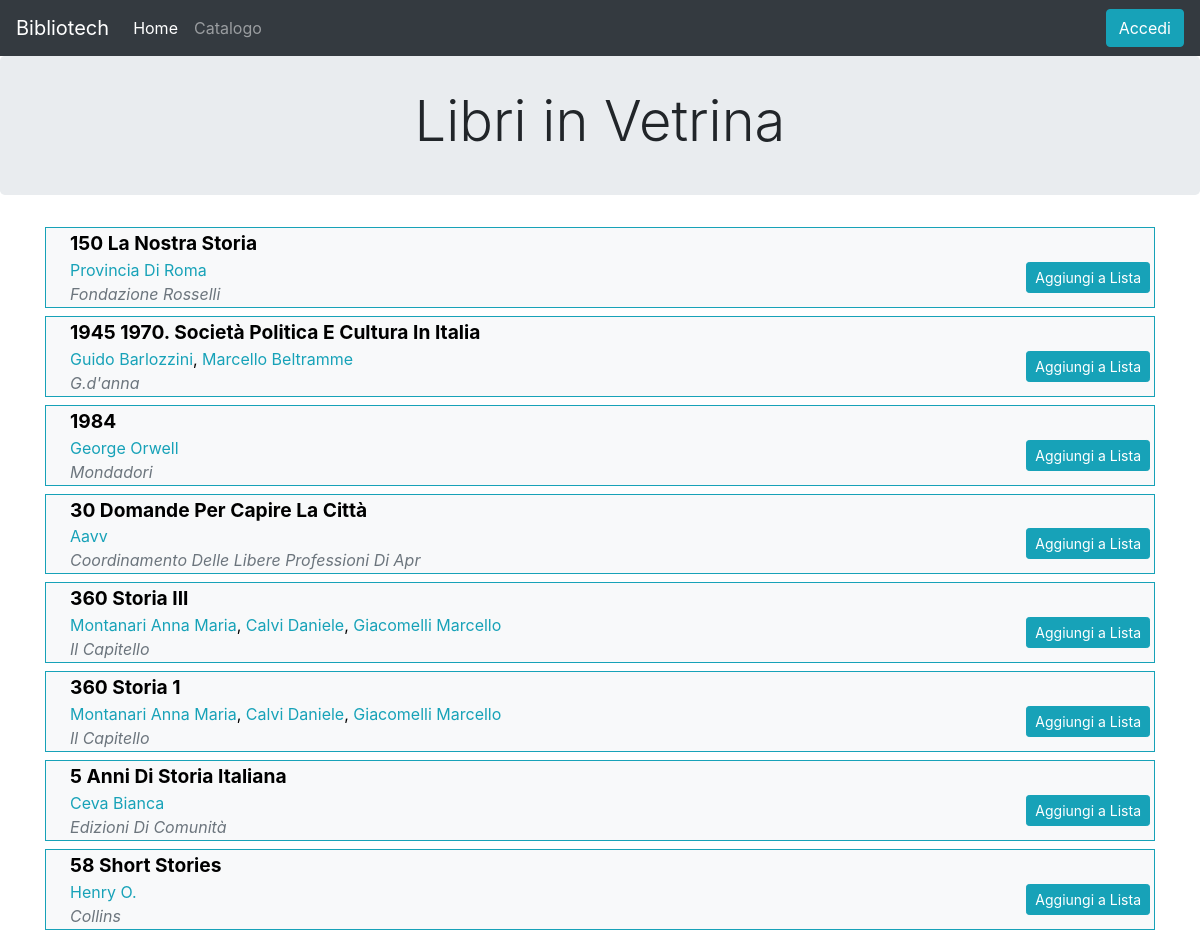
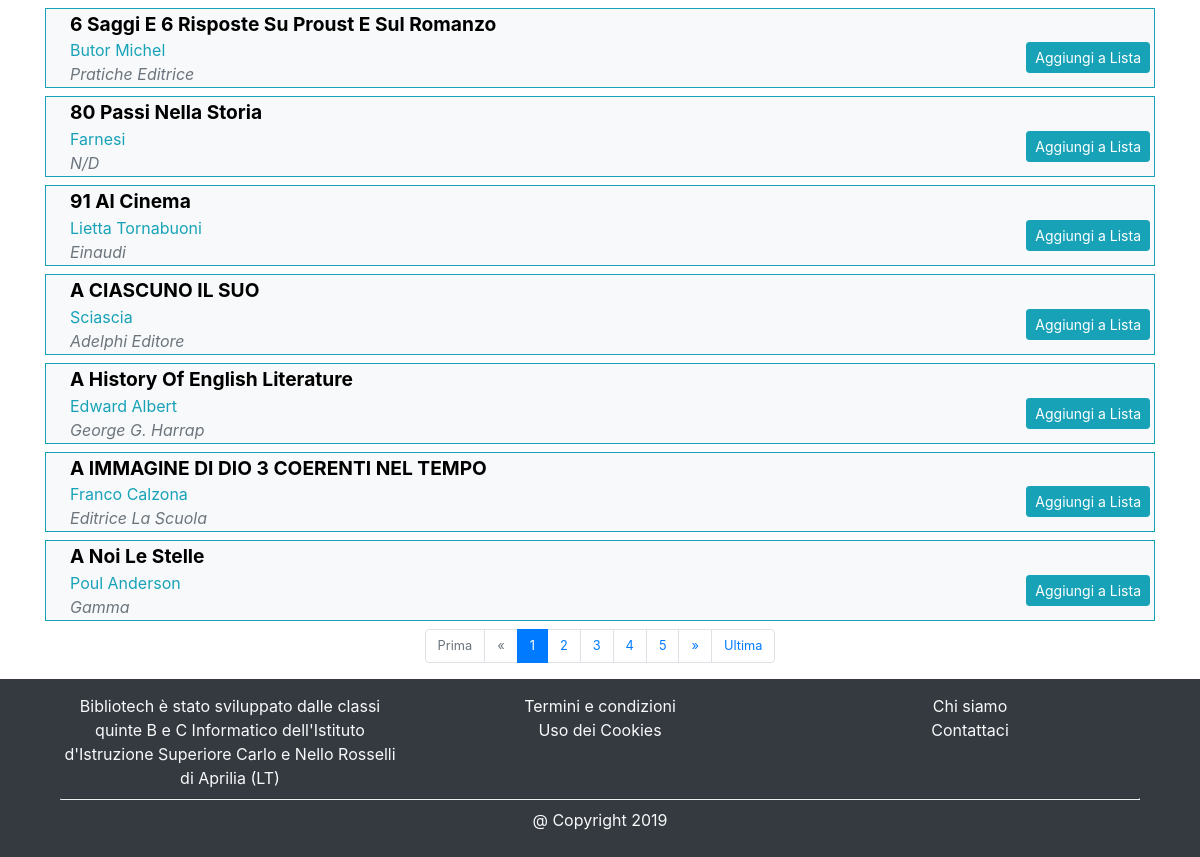
The page /pages/index.php on the database its author committed (2 pictures, top to bottom).
### tables this page shows
CREATE TABLE Libri (
  ISBN CHAR(13) NOT NULL,
  Titolo VARCHAR(80) NOT NULL,
  Descrizione VARCHAR(200) NULL,
  AnnoPubblicazione INT NULL,
  DataAggiunta DATE NOT NULL,
  idGenere INT NOT NULL,
  idTipo INT NOT NULL,
  idEditore INT NOT NULL,
  idCollana INT NULL,
  idLingua INT NOT NULL,
  PRIMARY KEY (ISBN),
  FOREIGN KEY (idGenere) REFERENCES Generi(idGenere),
  FOREIGN KEY (idTipo) REFERENCES Tipologie(idTipologia),
  FOREIGN KEY (idEditore) REFERENCES Editori(idEditore),
  FOREIGN KEY (idCollana) REFERENCES Collane(idCollana),
  FOREIGN KEY (idLingua) REFERENCES Lingue(idLingua),

  FULLTEXT(Titolo)
);

CREATE TABLE Autori (
  idAutore INT NOT NULL,
  NomeAutore VARCHAR(45) NOT NULL,
  CognomeAutore VARCHAR(45) NOT NULL,
  DataNascita DATE NOT NULL,
  DataMorte DATE NULL,
  Descrizione VARCHAR(200) NULL,
  NomeArte VARCHAR(45) NULL,
  idNazionalita INT NOT NULL,
  idCittaNascita INT NOT NULL,
  idCittaMorte INT NULL,
  PRIMARY KEY (idAutore),
  FOREIGN KEY (idNazionalita) REFERENCES Nazionalita(idNazionalita),
  FOREIGN KEY (idCittaNascita) REFERENCES Citta(idCitta),
  FOREIGN KEY (idCittaMorte) REFERENCES Citta(idCitta),

  FULLTEXT(NomeAutore),
  FULLTEXT(CognomeAutore),
  FULLTEXT(NomeArte)
);

CREATE TABLE Editori (
  idEditore INT NOT NULL,
  Nome VARCHAR(45) NOT NULL,
  Descrizione VARCHAR(200) NULL,
  PRIMARY KEY (idEditore),

  FULLTEXT(Nome)
);

### php/paginazione.php (the view, shortened to what this page needs)
<link rel="stylesheet" href="../css/paginazione.css">
<?php
function ristampaQueryTranne($tranne) {
    $nuovoUrl = '?';
    return $nuovoUrl;
}
function paginazione($query)
{
    $conn = connettitiAlDb();
    mysqli_query($conn, "set names 'utf8'");
    $res = mysqli_query($conn, $query);
    $pagina = 0;
    $totLibri = mysqli_num_rows($res);
    $maxLibri = 15;
    $totPagine = ceil($totLibri / $maxLibri);
    if (isset($_GET["page"])) {
        $pagina = $_GET["page"];
    } else {
        $pagina = 0;
    }
    $qryPagina = $query . " LIMIT " . $maxLibri . " OFFSET " . ($maxLibri * $pagina);
    $res2 = mysqli_query($conn, $qryPagina);
    while ($libro = mysqli_fetch_assoc($res2)) {
        stampaLibro($libro, $conn);
    }
    stampaBarra($pagina, $totPagine);
    return 1;
}
function stampaBarra($pagina, $totPagine)
{
    $urlComune = ristampaQueryTranne('page');
    $classi = "navbar-font-size";
    echo '<div class="dividerPagine" style="margin:auto">';
    echo '<nav aria-label="Page navigation example">';
    echo '<ul class="pagination justify-content-center">';
    echo '<li class="' . $classi . ' page-item' . ($pagina == 0 ? " disabled" : "") . '">';
    echo '<a class="page-link" href="'.$urlComune.'page=0">Prima</a>';
    echo '</li>';
    echo '<li class="page-item' . ($pagina == 0 ? " disabled" : "") . '">';
    echo '<a class="' . $classi . ' page-link" href="'.$urlComune.'page=' . ($pagina - 1 > 0 ? $pagina - 1 : 0) . '">«</a>';
    echo '</li>';
    if ($totPagine <= 1) echo $pagina;
    else {
        $indietro = $pagina;
        $avanti  = $totPagine - $pagina;
        $indietro = $indietro > 5 ? 5 : $indietro;
        $avanti = $avanti > 5 ? 5 : $avanti;
        for ($i = $pagina - $indietro; $i < $pagina + $avanti; $i++) {
            echo '<li class="page-item ' . ($i == $pagina ? "active" : "") . '">';
            echo '<a class="' . $classi . ' page-link" href="'.$urlComune.'page=' . $i . '">' . ($i + 1) . '</a>';
            echo '</li>';
        }
    }
    echo '<li class="' . $classi . ' page-item' . ($pagina == $totPagine - 1 ? " disabled" : "") . '">';
    echo '<a class="page-link" href="'.$urlComune.'page=' . ($pagina + 1 < $totPagine ? $pagina + 1 : $totPagine - 1) . '">»</a>';
    echo '</li>';
    echo '<li class="' . $classi . ' page-item' . ($pagina == $totPagine - 1 ? " disabled" : "") . '">';
    echo '<a class="page-link" href="'.$urlComune.'page=' . ($totPagine - 1) . '">Ultima</a>';
    echo '</li></ul></nav></div></div>';
}
function stampaLibro($libro, $conn)
{
    $log = logged();
    $linklista = "";
    if (!$log) {
        $linklista = "../pages/login.php";
    } else
        $linklista = "#";
    echo '<button onClick="location.href=' . "'libro.php?ISBN=" . $libro["ISBN"] . "'" . '" class="pl-4 margin-auto text-left container-fluid bg-light mb-2 border border-info">';
    echo "  <b style='font-size:1.2em;'>" . $libro["Titolo"] . "</b>";
    echo "  <div class='row'>";
    echo '      <div class="col-10">';
    echo "          <span>" . creaListaAutori($libro["ISBN"], $conn) . "</span>";
    echo "          <br><span><i><a class='text-secondary' href=editore.php?idEditore='" . $libro["idEditore"] . "'> " . $libro["nomeEditore"] . "</a></i></span>";
    echo "      </div>";
    echo "      <div class='col text-right p-1'>";
    echo "          <a href='" . $linklista . "' style='' class='add-to-list full-text btn btn-info btn-sm'>Aggiungi a Lista</a>";
    echo "      </div>";
    echo "</div>";
    echo "</button>";
}
function creaListaAutori($isbnLibro, $conn)
{
    mysqli_query($conn, "set names 'utf8'");
    $la = "";
    $query = "SELECT CONCAT(Autori.NomeAutore, ' ', Autori.CognomeAutore) AS Autore, Autori.idAutore
              FROM Autori, Autori_Libri, Libri
              WHERE Autori.idAutore = Autori_Libri.idAutore
              AND Autori_Libri.ISBNLibro = Libri.ISBN
              AND Libri.ISBN = '$isbnLibro'";
    $res = mysqli_query($conn, $query) or die("Errore nell'esecuzione della query: " . mysqli_error($conn));
    $i = 0;
    while ($row = mysqli_fetch_row($res)) {
        if (!$row) {
            return "Nessun autore";
        } else {
            if ($i != 0)
                $la .= ", ";
            $la .= '<a class="text-info" href="autore.php?idAutore=' . $row[1] . '">' . $row[0] . '</a>';
            $i++;
        }
    }
    return $la;
}

### pages/index.php (shortened to what this page needs)
<!DOCTYPE html>
<html>
<head>
    <?php include "../php/imports.php";
    include "../php/paginazione.php";
    include '../php/connessione.php'; ?>
    <link rel="stylesheet" type="text/css" href="../css/catalogo.css">
</head>
<body class="wrapper">
        <?php include "../views/header.php"; ?>
        <div>
            <div class="jumbotron" style="padding: 2rem 2rem">
                <h1 class="display-4 text-center">Libri in Vetrina</h1>
            </div>
            <div class="container books margin-auto">
                <?php
                    $query = 'SELECT Libri.ISBN, Libri.Titolo, Editori.idEditore AS idEditore, Editori.Nome AS "nomeEditore",
                    Generi.Descrizione AS "Genere",
                    Tipologie.Descrizione AS "Tipologia"
                    FROM Libri, Generi, Editori, Tipologie
                    WHERE Libri.idGenere = Generi.idGenere
                    AND Libri.idEditore = Editori.idEditore
                    AND Libri.idTipo = Tipologie.idTipologia
                    ORDER BY Libri.DataAggiunta ASC, Libri.Titolo ASC';
                    paginazione($query);
                    ?>
            </div>
        <?php include "../views/footer.php"; ?>
</body>

### php/imports.php (shortened to what this page needs)
<link rel="stylesheet" href="https://stackpath.bootstrapcdn.com/bootstrap/4.3.1/css/bootstrap.min.css">
<link rel="stylesheet" href="https://stackpath.bootstrapcdn.com/font-awesome/4.7.0/css/font-awesome.min.css">

### views/header.php (shortened to what this page needs)
<header>
    <nav class="navbar navbar-expand-lg navbar-dark light bg-dark">
        <a class="navbar-brand" href="../index.php">Bibliotech</a>
        <div class="collapse navbar-collapse" id="navbarSupportedContent">
            <ul class="navbar-nav mr-auto">
                <li class="nav-item active">
                    <a class="nav-link" href="index.php">Home</a>
                </li>
                <li class="nav-item">
                    <a class="nav-link" href="catalogo.php">Catalogo</a>
                </li>
            </ul>
            <?php
            if (isset($_SESSION["user_id"])) {
                $nome = $_SESSION["nome"];
                $cognome = $_SESSION["cognome"];
                echo "<div class='btn-group'>
                        <a class='button btn btn-info' href='#'>$nome $cognome</a>
                        <button type='button' class='btn btn-info dropdown-toggle dropdown-toggle-split' data-toggle='dropdown'></button>
                        <div class='dropdown-menu dropdown-menu-lg-right'>
                            <a class='dropdown-item' href='#'>Pagina utente</a>
                            <a class='dropdown-item' href='#'>Lista dei desideri</a>
                            <a class='dropdown-item' href='#'>Lista dei prestiti</a>
                            <div class='dropdown-divider'></div>
                            <a class='dropdown-item' href='../php/logout.php'>Esci</a>
                        </div>
                    </div>";
            }
            else
                echo "<a class='btn btn-info ml-2' id='btnAccedi' href='login.php'>Accedi</a>";
            ?>
        </div>
    </nav>
</header>

### views/footer.php
<link rel="stylesheet" href="../css/footer.css">
<footer class="footer bg-dark text-light">
    <div class="container">
        <div class="container">
            <div class="row">
                <div class="col-sm">
                    Bibliotech è stato sviluppato dalle classi quinte B e C Informatico dell'Istituto d'Istruzione Superiore Carlo e Nello Rosselli di Aprilia (LT)
                </div>
                <div class="col-sm">
                    <a href="#" class="text-light">Termini e condizioni</a><br>
                    <a href="#" class="text-light">Uso dei Cookies</a>
                </div>
                <div class="col-sm">
                    <a href="#" class="text-light">Chi siamo</a><br>
                    <a href="#" class="text-light">Contattaci</a>
                </div>
            </div>
            <hr>
            @ Copyright <?php echo date("Y") ?>
        </div>
    </div>
</footer>

### css/paginazione.css (style rules this page uses)
.add-to-list { float: right; }

### css/footer.css (style rules this page uses)
.footer { width: 100%; color: #eee; text-align: center; padding: 5px; padding-top: 15px; padding-bottom: 25px; }
.footer hr { display: block; margin-top: 0.5em; margin-bottom: 0.5em; margin-left: auto; margin-right: auto; border-style: inset; border-width: 1px; color: #bbb; }
.wrapper { display: grid; grid-template-columns: 1fr; grid-template-rows: auto 1fr auto; min-height: 100%; width: 100%; margin: 0; }
html { height: 100%; }

### php/paginazione.php (style rules this page uses)
.navbar-font-size { font-size: 0.8em }

### rows shown on the page
libri: Titolo "150 La Nostra Storia", idEditore.Nome "Fondazione Rosselli"
autori: row "Provincia Di Roma"
libri: Titolo "1945 1970. Società Politica E Cultura In Italia", idEditore.Nome "G.d'anna"
autori: row "Guido Barlozzini"
autori: value ",", row "Marcello Beltramme"
libri: Titolo "1984", idEditore.Nome "Mondadori"
autori: row "George Orwell"
libri: Titolo "30 Domande Per Capire La Città", idEditore.Nome "Coordinamento Delle Libere Professioni Di Apr"
autori: row "Aavv"
libri: Titolo "360 Storia III", idEditore.Nome "Il Capitello"
autori: row "Montanari Anna Maria"
autori: value ",", row "Calvi Daniele"
autori: value ",", row "Giacomelli Marcello"
libri: Titolo "360 Storia 1", idEditore.Nome "Il Capitello"
libri: Titolo "5 Anni Di Storia Italiana", idEditore.Nome "Edizioni Di Comunità"
autori: row "Ceva Bianca"
libri: Titolo "58 Short Stories", idEditore.Nome "Collins"
autori: row "Henry O."
libri: Titolo "6 Saggi E 6 Risposte Su Proust E Sul Romanzo", idEditore.Nome "Pratiche Editrice"
autori: row "Butor Michel"
libri: Titolo "80 Passi Nella Storia", idEditore.Nome "N/D"
autori: row "Farnesi"
libri: Titolo "91 Al Cinema", idEditore.Nome "Einaudi"
autori: row "Lietta Tornabuoni"
libri: Titolo "A CIASCUNO IL SUO", idEditore.Nome "Adelphi Editore"
autori: row "Sciascia"
libri: Titolo "A History Of English Literature", idEditore.Nome "George G. Harrap"
autori: row "Edward Albert"
libri: Titolo "A IMMAGINE DI DIO 3 COERENTI NEL TEMPO", idEditore.Nome "Editrice La Scuola"
autori: row "Franco Calzona"
libri: Titolo "A Noi Le Stelle", idEditore.Nome "Gamma"
autori: row "Poul Anderson"
